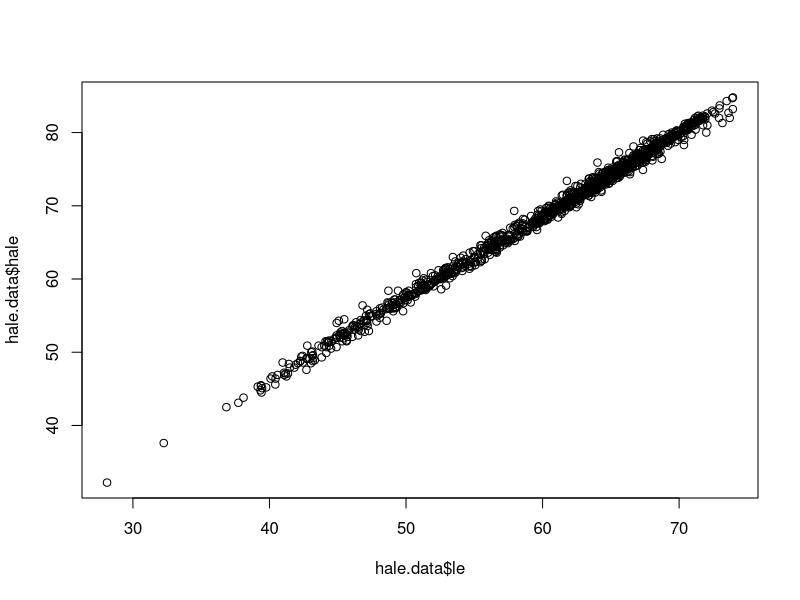
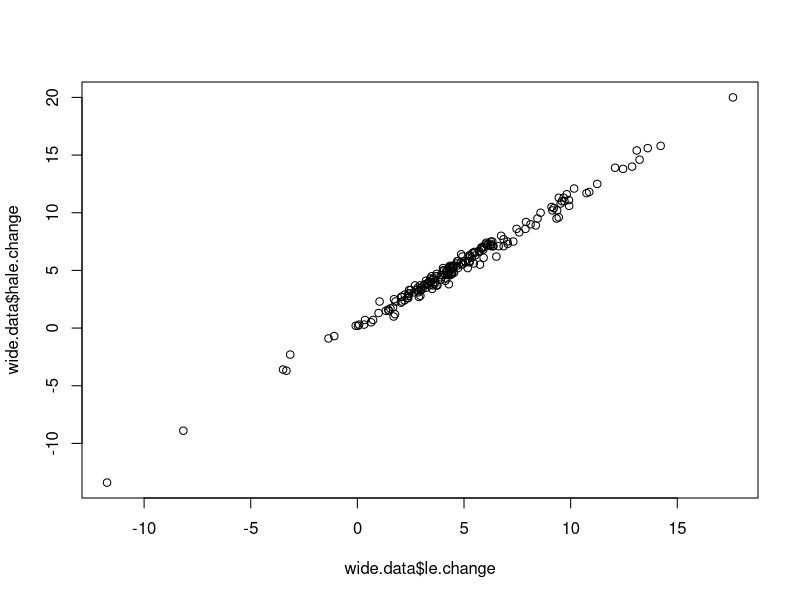
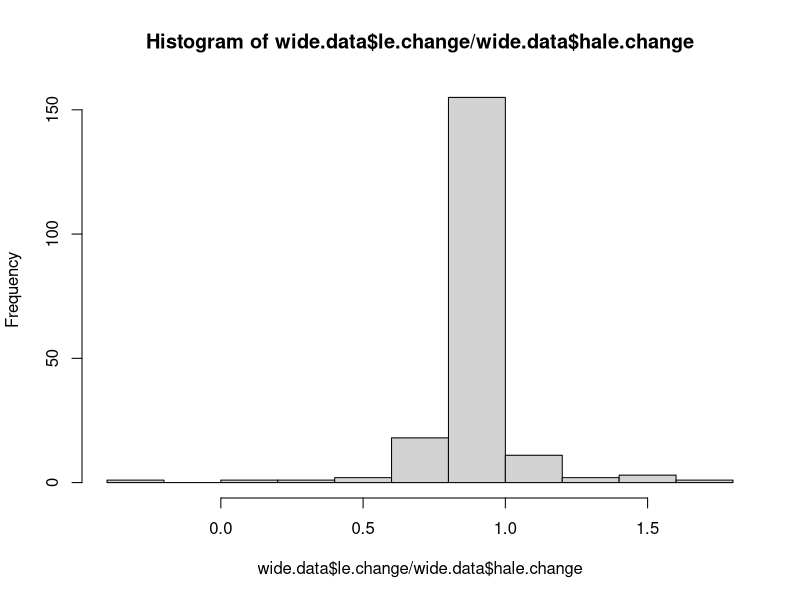

The R source for these figures, in order:
# Analysis: is there more expansion or compression?

# Set up
library(tidyr)
library(dplyr)
setwd('~/Code/info498c/demos/gbd/hale/')

# Load data
hale.data <- read.csv('./data/prepped/hale-le-data.csv', stringsAsFactors = FALSE)
wide.data <- read.csv('./data/prepped/hale-le-data-wide.csv', stringsAsFactors = FALSE)

# Are HALE and life expectancy correlated (visually, statistically)?
cor(hale.data$le, hale.data$hale)
plot(hale.data$le, hale.data$hale)

# As life expectancy increases, at what rate does hale increase?

# Compute change in life expectancy, change in hale
wide.data <- wide.data %>%
              mutate(hale.change = hale.2015 - hale.1990, le.change = le.2015 - le.1990)

# Assess relationship between change
plot(wide.data$le.change, wide.data$hale.change)
lm(hale.change ~ le.change, data=wide.data)

# What is the distribution in the ratios of le to hale?
hist(wide.data$le.change / wide.data$hale.change)
